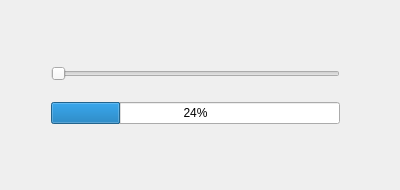
<?xml version="1.0" encoding="UTF-8"?>
<ui version="4.0">
 <class>Window</class>
 <widget class="QWidget" name="Window">
  <property name="geometry">
   <rect>
    <x>0</x>
    <y>0</y>
    <width>400</width>
    <height>190</height>
   </rect>
  </property>
  <property name="windowTitle">
   <string>Window</string>
  </property>
  <widget class="QWidget" name="">
   <property name="geometry">
    <rect>
     <x>40</x>
     <y>40</y>
     <width>311</width>
     <height>111</height>
    </rect>
   </property>
   <layout class="QVBoxLayout" name="verticalLayout">
    <item>
     <widget class="QSlider" name="horizontalSlider">
      <property name="orientation">
       <enum>Qt::Horizontal</enum>
      </property>
     </widget>
    </item>
    <item>
     <widget class="QProgressBar" name="progressBar">
      <property name="value">
       <number>24</number>
      </property>
     </widget>
    </item>
   </layout>
  </widget>
 </widget>
 <layoutdefault spacing="6" margin="11"/>
 <resources/>
 <connections>
  <connection>
   <sender>horizontalSlider</sender>
   <signal>valueChanged(int)</signal>
   <receiver>progressBar</receiver>
   <slot>setValue(int)</slot>
   <hints>
    <hint type="sourcelabel">
     <x>184</x>
     <y>67</y>
    </hint>
    <hint type="destinationlabel">
     <x>191</x>
     <y>111</y>
    </hint>
   </hints>
  </connection>
 </connections>
</ui>
